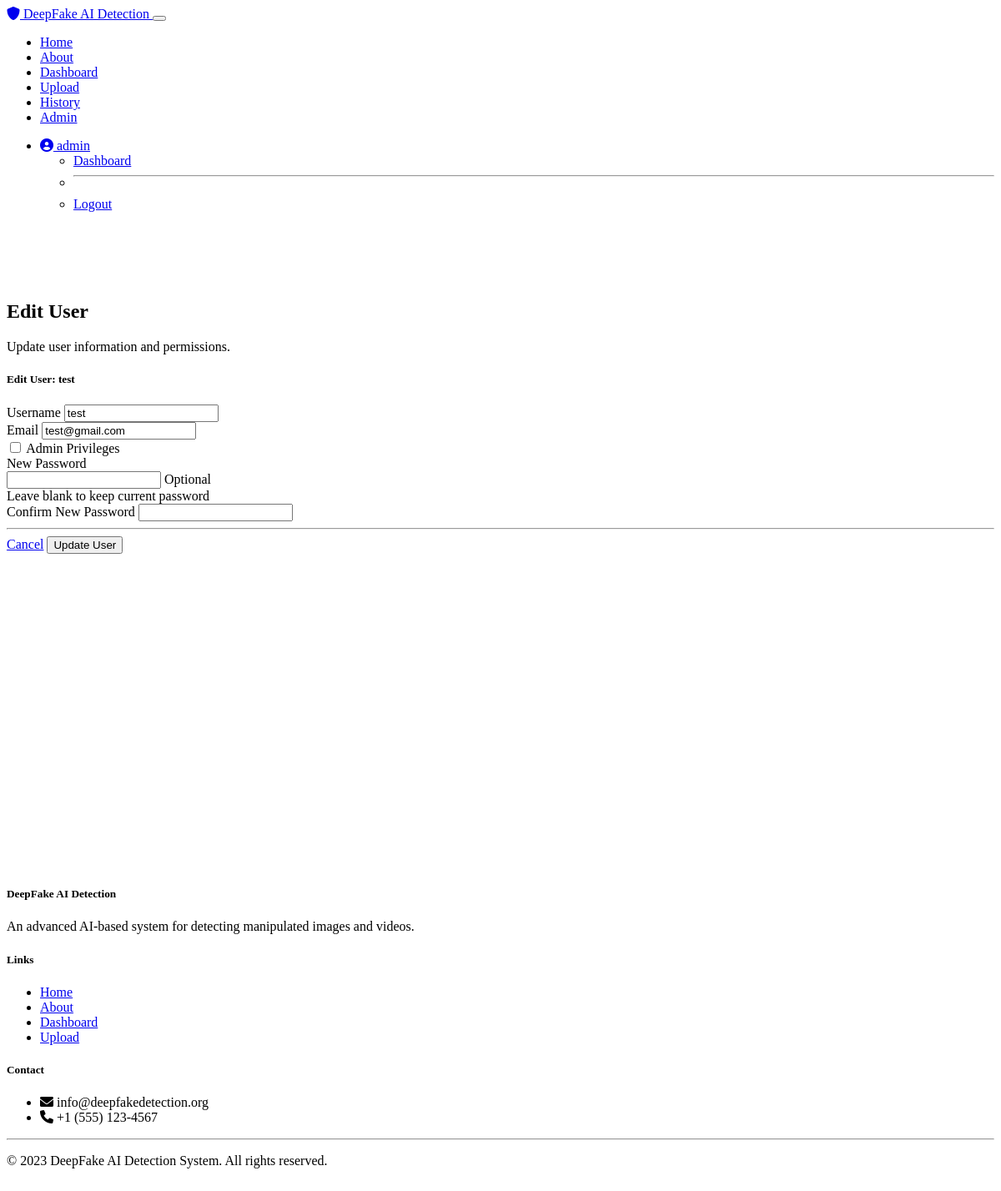
The page /admin/user/2/edit (signed in) on the database its author committed.
### models.py (models this page shows, shortened)
class User(UserMixin, db.Model):
    id = db.Column(db.Integer, primary_key=True)
    username = db.Column(db.String(64), unique=True, nullable=False)
    email = db.Column(db.String(120), unique=True, nullable=False)
    password_hash = db.Column(db.String(256), nullable=False)
    is_admin = db.Column(db.Boolean, default=False)
    created_at = db.Column(db.DateTime, default=datetime.utcnow)
    detection_results = db.relationship('DetectionResult', backref='user', lazy=True)
    reports = db.relationship('Report', backref='user', lazy=True)

### routes.py (the view, shortened to what this page needs)
@app.route('/admin/user/<int:user_id>/edit', methods=['GET', 'POST'])
@login_required
def edit_user(user_id):
    if not current_user.is_admin:
        flash('You do not have permission to edit users.', 'danger')
        return redirect(url_for('dashboard'))
    user = User.query.get_or_404(user_id)
    if user.id == current_user.id:
        flash('You cannot modify your own admin status.', 'warning')
        return redirect(url_for('admin_dashboard'))
    form = EditUserForm(user.username, user.email)
    if request.method == 'GET':
        form.username.data = user.username
        form.email.data = user.email
        form.is_admin.data = user.is_admin
    return render_template('edit_user.html', form=form, user=user)

### forms.py (shortened to what this page needs)
class EditUserForm(FlaskForm):
    username = StringField('Username', validators=[DataRequired(), Length(min=3, max=64)])
    email = StringField('Email', validators=[DataRequired(), Email()])
    is_admin = BooleanField('Admin Privileges')
    new_password = PasswordField('New Password', validators=[Optional(), Length(min=8)])
    confirm_password = PasswordField('Confirm New Password', validators=[EqualTo('new_password')])
    submit = SubmitField('Update User')
    def __init__(self, original_username, original_email, *args, **kwargs):
        super(EditUserForm, self).__init__(*args, **kwargs)
        self.original_username = original_username
        self.original_email = original_email

### models.py (called while the page is built)
@login_manager.user_loader
def load_user(user_id):
    return User.query.get(int(user_id))

### templates/edit_user.html (shortened to what this page needs)
{% extends "layout.html" %}
{% block content %}
<div class="row mt-4">
    <div class="col-md-12">
        <h2>Edit User</h2>
        <p>Update user information and permissions.</p>
    </div>
</div>
<div class="row mt-4">
    <div class="col-md-8 mx-auto">
        <div class="card">
            <div class="card-header bg-dark text-white">
                <h5 class="mb-0">Edit User: {{ user.username }}</h5>
            </div>
            <div class="card-body">
                <form method="POST" action="{{ url_for('edit_user', user_id=user.id) }}">
                    <div class="mb-3">
                        {{ form.username.label(class="form-label") }}
                        {% if form.username.errors %}
                            {{ form.username(class="form-control is-invalid") }}
                            <div class="invalid-feedback">
                                {% for error in form.username.errors %}
                                    {{ error }}
                                {% endfor %}
                            </div>
                        {% else %}
                            {{ form.username(class="form-control") }}
                        {% endif %}
                    </div>
                    <div class="mb-3">
                        {{ form.email.label(class="form-label") }}
                        {% if form.email.errors %}
                            {{ form.email(class="form-control is-invalid") }}
                            <div class="invalid-feedback">
                                {% for error in form.email.errors %}
                                    {{ error }}
                                {% endfor %}
                            </div>
                        {% else %}
                            {{ form.email(class="form-control") }}
                        {% endif %}
                    </div>
                    <div class="mb-3 form-check">
                        {{ form.is_admin(class="form-check-input") }}
                        {{ form.is_admin.label(class="form-check-label") }}
                    </div>
                    <div class="mb-3">
                        {{ form.new_password.label(class="form-label") }}
                        <div class="input-group">
                            {% if form.new_password.errors %}
                                {{ form.new_password(class="form-control is-invalid") }}
                                <div class="invalid-feedback">
                                    {% for error in form.new_password.errors %}
                                        {{ error }}
                                    {% endfor %}
                                </div>
                            {% else %}
                                {{ form.new_password(class="form-control") }}
                            {% endif %}
                            <span class="input-group-text">Optional</span>
                        </div>
                        <div class="form-text">Leave blank to keep current password</div>
                    </div>
                    <div class="mb-3">
                        {{ form.confirm_password.label(class="form-label") }}
                        {% if form.confirm_password.errors %}
                            {{ form.confirm_password(class="form-control is-invalid") }}
                            <div class="invalid-feedback">
                                {% for error in form.confirm_password.errors %}
                                    {{ error }}
                                {% endfor %}
                            </div>
                        {% else %}
                            {{ form.confirm_password(class="form-control") }}
                        {% endif %}
                    </div>
                    <hr>
                    <div class="d-flex justify-content-between">
                        <a href="{{ url_for('admin_dashboard') }}" class="btn btn-secondary">Cancel</a>
                        {{ form.submit(class="btn btn-info") }}
                    </div>
                </form>
            </div>
        </div>
    </div>
</div>
{% endblock %}

### templates/layout.html (shortened to what this page needs)
<!DOCTYPE html>
<html lang="en">
<head>
    <link rel="stylesheet" href="https://cdn.replit.com/agent/bootstrap-agent-dark-theme.min.css">
    <link rel="stylesheet" href="https://cdnjs.cloudflare.com/ajax/libs/font-awesome/6.0.0/css/all.min.css">
    <link rel="stylesheet" href="{{ url_for('static', filename='css/styles.css') }}">
</head>
<body>
    <nav class="navbar navbar-expand-lg navbar-dark bg-dark fixed-top">
        <div class="container">
            <a class="navbar-brand" href="{{ url_for('index') }}">
                <i class="fas fa-shield-alt"></i> DeepFake AI Detection
            </a>
            <button class="navbar-toggler" type="button" data-bs-toggle="collapse" data-bs-target="#navbarNav" aria-controls="navbarNav" aria-expanded="false" aria-label="Toggle navigation">
            </button>
            <div class="collapse navbar-collapse" id="navbarNav">
                <ul class="navbar-nav me-auto">
                    <li class="nav-item">
                        <a class="nav-link {% if request.path == url_for('index') %}active{% endif %}" href="{{ url_for('index') }}">Home</a>
                    </li>
                    <li class="nav-item">
                        <a class="nav-link {% if request.path == url_for('about') %}active{% endif %}" href="{{ url_for('about') }}">About</a>
                    </li>
                    {% if current_user.is_authenticated %}
                    <li class="nav-item">
                        <a class="nav-link {% if request.path == url_for('dashboard') %}active{% endif %}" href="{{ url_for('dashboard') }}">Dashboard</a>
                    </li>
                    <li class="nav-item">
                        <a class="nav-link {% if request.path == url_for('upload') %}active{% endif %}" href="{{ url_for('upload') }}">Upload</a>
                    </li>
                    <li class="nav-item">
                        <a class="nav-link {% if request.path == url_for('history') %}active{% endif %}" href="{{ url_for('history') }}">History</a>
                    </li>
                    {% if current_user.is_admin %}
                    <li class="nav-item">
                        <a class="nav-link {% if request.path == url_for('admin_dashboard') %}active{% endif %}" href="{{ url_for('admin_dashboard') }}">Admin</a>
                    </li>
                    {% endif %}
                    {% endif %}
                </ul>
                <ul class="navbar-nav">
                    {% if current_user.is_authenticated %}
                    <li class="nav-item dropdown">
                        <a class="nav-link dropdown-toggle" href="#" id="userDropdown" role="button" data-bs-toggle="dropdown" aria-expanded="false">
                            <i class="fas fa-user-circle"></i> {{ current_user.username }}
                        </a>
                        <ul class="dropdown-menu dropdown-menu-end" aria-labelledby="userDropdown">
                            <li><a class="dropdown-item" href="{{ url_for('dashboard') }}">Dashboard</a></li>
                            <li><hr class="dropdown-divider"></li>
                            <li><a class="dropdown-item" href="{{ url_for('logout') }}">Logout</a></li>
                        </ul>
                    </li>
                    {% endif %}
                </ul>
            </div>
        </div>
    </nav>
    <div class="main-content">
        <div class="container">
            {% block content %}{% endblock %}
        </div>
    </div>
    <footer class="bg-dark text-light">
        <div class="container">
            <div class="row">
                <div class="col-md-6">
                    <h5>DeepFake AI Detection</h5>
                    <p>An advanced AI-based system for detecting manipulated images and videos.</p>
                </div>
                <div class="col-md-3">
                    <h5>Links</h5>
                    <ul class="list-unstyled">
                        <li><a href="{{ url_for('index') }}" class="text-light">Home</a></li>
                        <li><a href="{{ url_for('about') }}" class="text-light">About</a></li>
                        {% if current_user.is_authenticated %}
                        <li><a href="{{ url_for('dashboard') }}" class="text-light">Dashboard</a></li>
                        <li><a href="{{ url_for('upload') }}" class="text-light">Upload</a></li>
                        {% else %}
                        <li><a href="{{ url_for('login') }}" class="text-light">Login</a></li>
                        <li><a href="{{ url_for('register') }}" class="text-light">Register</a></li>
                        {% endif %}
                    </ul>
                </div>
                <div class="col-md-3">
                    <h5>Contact</h5>
                    <ul class="list-unstyled">
                        <li><i class="fas fa-envelope"></i> info@deepfakedetection.org</li>
                        <li><i class="fas fa-phone"></i> +1 (555) 123-4567</li>
                    </ul>
                </div>
            </div>
            <hr class="mt-3 mb-3">
            <div class="row">
                <div class="col-md-12 text-center">
                    <p>&copy; 2023 DeepFake AI Detection System. All rights reserved.</p>
                </div>
            </div>
        </div>
    </footer>
</body>
</html>

### static/css/styles.css (style rules this page uses)
.main-content { padding-top: 70px; padding-bottom: 30px; min-height: calc(100vh - 200px); }
footer { padding: 40px 0; margin-top: 2rem; }
.card { transition: transform 0.3s ease, box-shadow 0.3s ease; }

### rows shown on the page
User: username "admin"
User: username "test", email "test@gmail.com"
